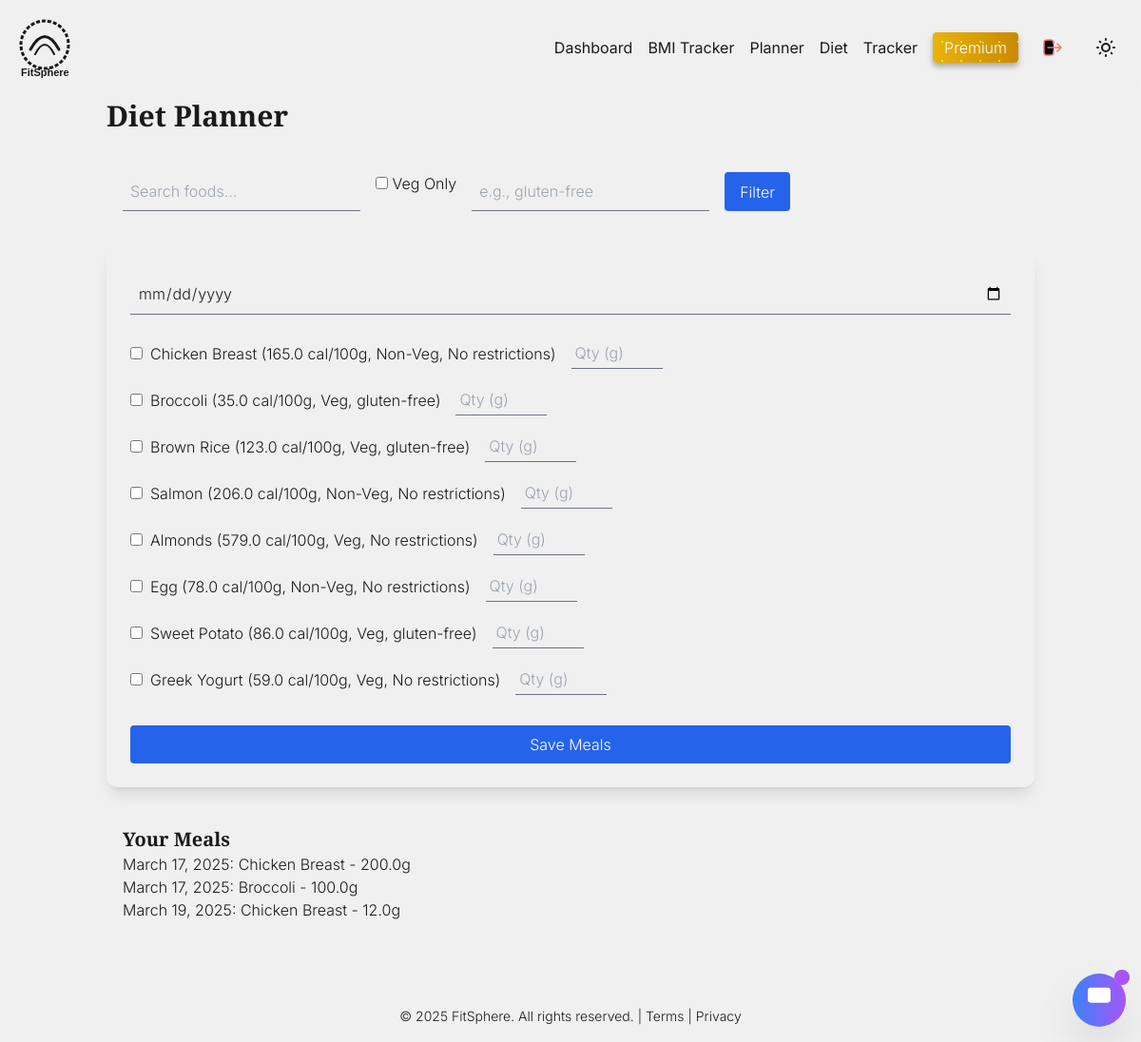
Page /diet-planner/ (signed in) on the committed database.
### core/models.py (models this page shows, shortened)
class Food(models.Model):
    food_id = models.AutoField(primary_key=True)
    name = models.CharField(max_length=100, unique=True)
    calories = models.FloatField(help_text="Calories per 100g")
    protein = models.FloatField(help_text="Protein per 100g")
    carbs = models.FloatField(help_text="Carbs per 100g")
    fat = models.FloatField(help_text="Fat per 100g")
    is_veg = models.BooleanField(default=False)
    restrictions = models.CharField(max_length=100, blank=True, help_text="e.g., gluten-free, nut-free")

class Meal(models.Model):
    meal_id = models.AutoField(primary_key=True)
    user = models.ForeignKey(User, on_delete=models.CASCADE)
    date = models.DateField()
    food = models.ForeignKey(Food, on_delete=models.CASCADE)
    quantity = models.FloatField(help_text="Quantity in grams")

### core/views.py (the view, shortened to what this page needs)
# urls.py: path('diet-planner/', views.diet_planner, name='diet_planner'),
@login_required
def diet_planner(request):
    foods = Food.objects.all()
    if 'search' in request.GET:
        foods = foods.filter(name__icontains=request.GET['search'])
    if 'veg' in request.GET:
        foods = foods.filter(is_veg=(request.GET['veg'] == 'true'))
    if 'restriction' in request.GET:
        foods = foods.filter(restrictions__icontains=request.GET['restriction'])
    meals = Meal.objects.filter(user=request.user)
    return render(request, 'diet_planner.html', {'foods': foods, 'meals': meals})

### core/templates/diet_planner.html (shortened to what this page needs)
{% extends 'base.html' %}
{% block content %}
<div class="container mx-auto p-6">
    <h1 class="text-3xl font-bold mb-6">Diet Planner</h1>
    <form method="get" class="glass p-4 rounded-xl mb-6">
        <div class="flex flex-wrap gap-4">
            <input type="text" name="search" placeholder="Search foods..." class="p-2 bg-transparent border-b border-gray-500 focus:outline-none">
            <label><input type="checkbox" name="veg" value="true" {% if request.GET.veg == 'true' %}checked{% endif %}> Veg Only</label>
            <input type="text" name="restriction" placeholder="e.g., gluten-free" class="p-2 bg-transparent border-b border-gray-500 focus:outline-none" value="{{ request.GET.restriction }}">
            <button type="submit" class="py-2 px-4 bg-blue-600 hover:bg-blue-700 text-white rounded">Filter</button>
        </div>
    </form>
    <form method="post" class="glass p-6 rounded-xl shadow-lg">
        <input type="date" name="date" required class="p-2 bg-transparent border-b border-gray-500 focus:outline-none mb-6 w-full">
        <div class="space-y-4 max-h-96 overflow-y-auto">
            {% for food in foods %}
                <div class="flex items-center">
                    <input type="checkbox" name="foods" value="{{ food.food_id }}" class="mr-2">
                    <label>{{ food.name }} ({{ food.calories }} cal/100g, {% if food.is_veg %}Veg{% else %}Non-Veg{% endif %}, {{ food.restrictions|default:"No restrictions" }})</label>
                    <input type="number" name="quantities" placeholder="Qty (g)" class="ml-4 p-1 bg-transparent border-b border-gray-500 focus:outline-none w-24">
                </div>
            {% endfor %}
        </div>
        <button type="submit" class="mt-6 w-full py-2 bg-blue-600 hover:bg-blue-700 text-white rounded">Save Meals</button>
    </form>
    <div class="mt-6 glass p-4 rounded-xl">
        <h2 class="text-xl font-semibold">Your Meals</h2>
        {% for meal in meals %}
            <p>{{ meal.date }}: {{ meal.food.name }} - {{ meal.quantity }}g</p>
        {% empty %}
            <p>No meals logged yet.</p>
        {% endfor %}
    </div>
</div>
{% endblock %}

### core/templates/base.html (style rules this page uses)
:root { --glass-bg-dark: rgba(255, 255, 255, 0.05); --glass-bg-light: rgba(0, 0, 0, 0.05); --glow: 0 0 10px rgba(59, 130, 246, 0.5); --border-dark: #ffffff10; --border-light: #00000010; }
body { font-family: 'Inter', sans-serif; font-size: 16px; font-weight: 300; line-height: 1.5; width: 100vw; display: flex; flex-direction: column; margin: 0; padding: 0; }
h1, h2, h3 { font-family: 'Playfair Display', serif; font-weight: 700; }
.glass { backdrop-filter: blur(5px); border: 1px solid var(--border-dark); }
body.dark .glass { background: var(--glass-bg-dark); }
html.light { --bg-color: #f0f0f0; --text-color: #1a1a1a; --glass-bg: rgba(0, 0, 0, 0.05); --border-color: rgba(0, 0, 0, 0.1); }
body { background: var(--bg-color); color: var(--text-color); transition: background-color 0.4s, color 0.4s; }

### rows in the picture
Food: name "Chicken Breast", calories "165.0", is_veg "Non-Veg", restrictions "No restrictions"
Food: name "Broccoli", calories "35.0", is_veg "Veg", restrictions "gluten-free"
Food: name "Brown Rice", calories "123.0", is_veg "Veg", restrictions "gluten-free"
Food: name "Salmon", calories "206.0", is_veg "Non-Veg", restrictions "No restrictions"
Food: name "Almonds", calories "579.0", is_veg "Veg", restrictions "No restrictions"
Food: name "Egg", calories "78.0", is_veg "Non-Veg", restrictions "No restrictions"
Food: name "Sweet Potato", calories "86.0", is_veg "Veg", restrictions "gluten-free"
Food: name "Greek Yogurt", calories "59.0", is_veg "Veg", restrictions "No restrictions"
Meal: date "March 17, 2025", food.name "Chicken Breast", quantity "200.0"
Meal: date "March 17, 2025", food.name "Broccoli", quantity "100.0"
Meal: date "March 19, 2025", food.name "Chicken Breast", quantity "12.0"
